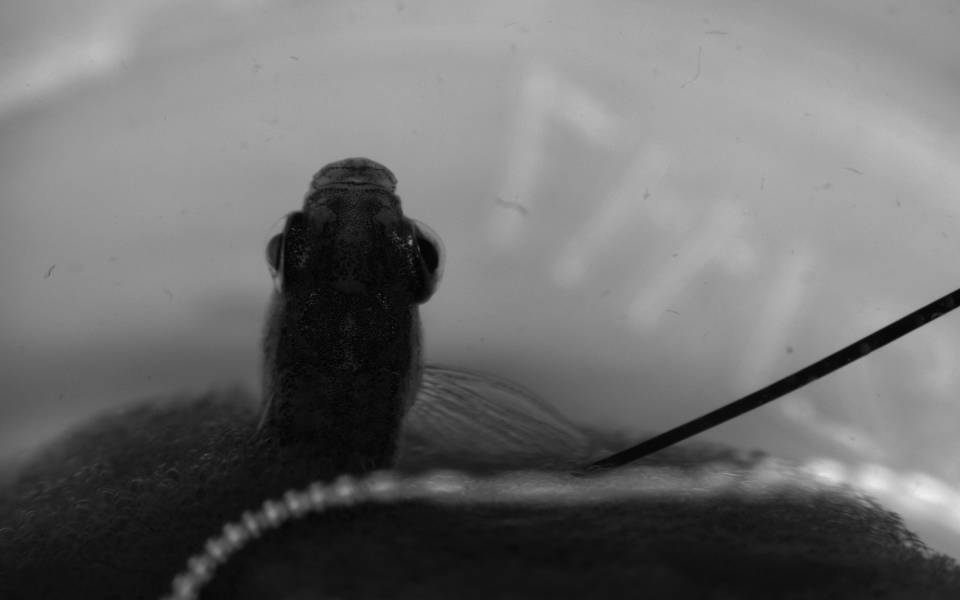
#> input picture TestData/Left.png, 1920 x 1200 px, found by its file name (shown at 1/2 size)
$ python LineTransform.py
#> lines starting #> are read from the running program, lines starting #| are printed output that depends on the picture
#> further down, img is the input picture: shape (1200, 1920); min 0, max 243, mean 109.7
import numpy as np
import cv2

from skimage.transform import hough_line, hough_line_peaks
from skimage.feature import canny
from skimage import data

import matplotlib.pyplot as plt
from matplotlib import cm

def resize(img):
	height,width = img.shape
#> height = 1200; width = 1920

	while (height > 800 or width > 800):
		scale_percent = 0.95
		width = int(img.shape[1] * scale_percent) #python makes it a float, and it needs an int
		height = int(img.shape[0] * scale_percent)
		img = cv2.resize(img,(width,height),interpolation = cv2.INTER_AREA)
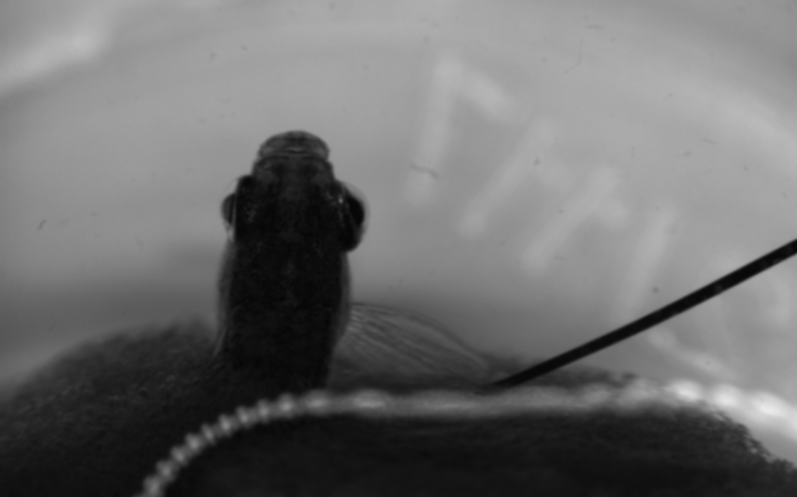
#> img: shape (497, 797); min 5, max 235, mean 109.7
	return img


#img = cv2.imread(".//TestData//LitFish.png",cv2.COLOR_BGR2GRAY)
img = cv2.imread(".//TestData//Left.png",cv2.COLOR_BGR2GRAY)
#plt.imshow(image) #you have to plot
#plt.show()		  #and then show

img = resize(img)


#Necessary variables for trackabrs
cv2.namedWindow("Canny Edge")
def onTrack(x) :
	pass

cv2.createTrackbar("Max","Canny Edge",0,255,onTrack)
cv2.createTrackbar("Min","Canny Edge",0,255,onTrack)

loopFlag = 1
mx = 0
mn = 0
edge = img
while cv2.getWindowProperty('Canny Edge', 0) >= 0 :# Need to figure out X on fish fig& loopFlag >=0:# and cv2.getWindowProperty('Fish Edges', 0) >= 0):

	mx = cv2.getTrackbarPos("Max","Canny Edge")
	mn = cv2.getTrackbarPos("Min","Canny Edge")
	edge = cv2.Canny(img,mn,mx)
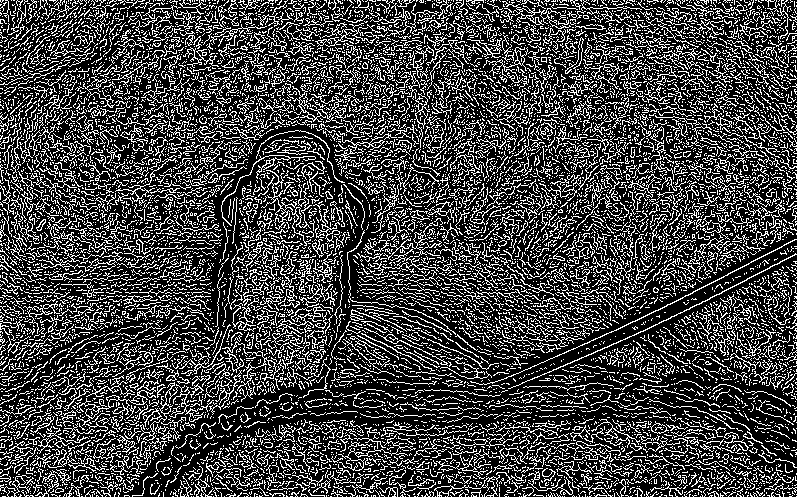
#> edge: shape (497, 797); 26.1% white in thin lines or dots

	#loopFlag = cv2.getWindowProperty('Fish Edges', 0)

	cv2.imshow("Fish Edges",edge)

	if cv2.waitKey(1) & 0xff == ord('q') or cv2.waitKey(1) & 0xff == ord('d'): #ord returns the unicode of that letter. 0xff makes it only look at
		#the last 8 bits of the wait key because it is 32bits and the incode is only 8 bits
#> (key q is pressed here)
		break

#print(mx, mn)
cv2.destroyAllWindows()

#plt.imshow(img) #you have to plot
#plt.show()		  #and then show

cropImg = edge[150:324,200:471] #Y,X because rows, columns
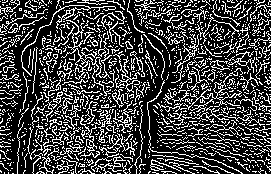
#> cropImg: shape (174, 271); 26.1% white in thin lines or dots
#plt.imshow(cropImg)
#plt.show()


####################################
# Classic straight-line Hough transform
# Set a precision of 0.5 degree.
tested_angles = np.linspace(-np.pi / 2, np.pi / 2, 360)# This is saying take 360*2 steps from -90 counter cloack wise to +90*(180/np.pi)

h, theta, d = hough_line(cropImg, theta=tested_angles) # this returns hough transform accumulator, the angles, and distances from orgin to detected line
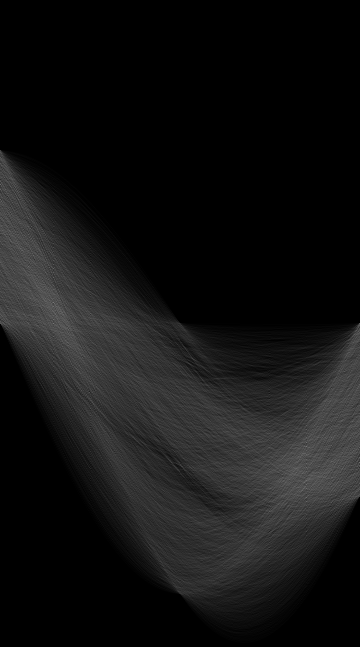
#> h: shape (647, 360) uint64; min 0, max 121, mean 19.1
#> theta = 360 values from -1.57 to 1.57; d = 647 values from -323 to 323
# [8 lines of commented-out code are left out]
fig, axes = plt.subplots(1, 2, figsize=(15, 6))
ax = axes.ravel()

ax[0].imshow(cropImg, cmap=cm.gray)
ax[0].set_title('Input image')
ax[0].set_axis_off()

ax[1].imshow(cropImg, cmap=cm.gray)
origin = np.array((0, cropImg.shape[1])) #bottom left
#> origin = [0, 271]
lab = 1
for _, angle, dist in zip(*hough_line_peaks(h, theta, d,num_peaks= 10)): # the angles are base off of the y axis??
	#print("origin" + str(lab),origin)
	print("angle" + str(lab),angle*(180/np.pi))
	y0, y1 = (dist - origin * np.cos(angle)) / np.sin(angle)
	print("yvalues" + str(lab),y0,y1)
	print("distance"+str(lab),dist)
	print()
	ax[1].plot(origin, (y0, y1), '-o',color = "C" + str(lab),label = str(lab))
	lab +=1
#> this loop made 10 passes
#> (angle, dist, y0, y1) on passes 1 to 10: (1.11, 123, 137.5, 1.98), (-1.11, -21, 23.48, 159), (-1.11, 0, 0, 135.6), (1.11, 157, 175.5, 39.99), (1.11, 174, 194.6, 59), (1.57, 139, 139, 139), (1.11, 144, 161, 25.46), (-1.33, -57, 58.75, 126.5), (-1.28, -68, 70.94, 151.4), (1.33, 114, 117.5, 49.75)
#> (printed output is left out)
#> after the loop, lab = 11

ax[1].set_xlim(origin)
ax[1].set_ylim((cropImg.shape[0], 0))
ax[1].set_axis_off()
ax[1].set_title('Detected lines')
ax[1].legend()

plt.tight_layout()
plt.show()
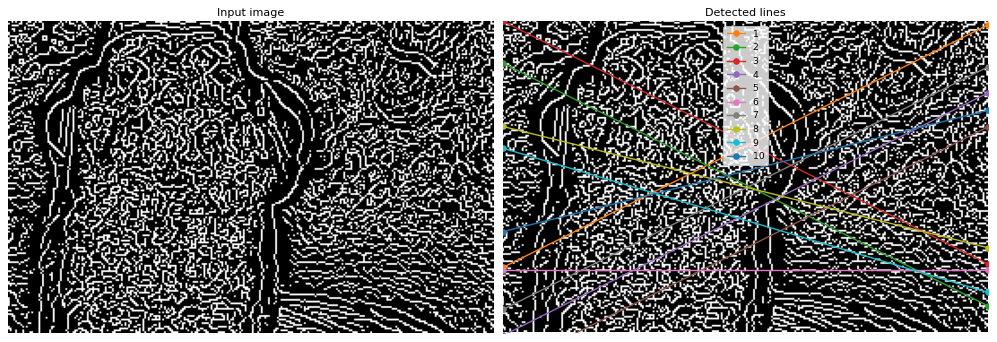
#> figure drawn by matplotlib, 2 panels
